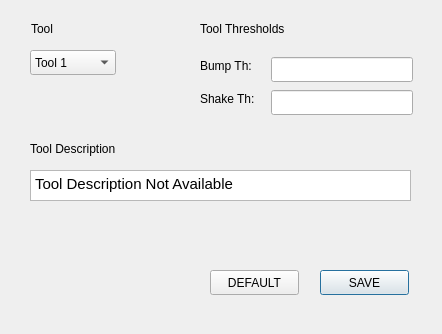
<?xml version="1.0" encoding="UTF-8"?>
<ui version="4.0">
 <class>ToolOptions</class>
 <widget class="QDialog" name="ToolOptions">
  <property name="geometry">
   <rect>
    <x>0</x>
    <y>0</y>
    <width>442</width>
    <height>334</height>
   </rect>
  </property>
  <property name="windowTitle">
   <string>Dialog</string>
  </property>
  <widget class="QPushButton" name="pB_SaveOpt">
   <property name="geometry">
    <rect>
     <x>320</x>
     <y>270</y>
     <width>89</width>
     <height>25</height>
    </rect>
   </property>
   <property name="text">
    <string>SAVE</string>
   </property>
  </widget>
  <widget class="QPushButton" name="pB_DefaultOpt">
   <property name="geometry">
    <rect>
     <x>210</x>
     <y>270</y>
     <width>89</width>
     <height>25</height>
    </rect>
   </property>
   <property name="text">
    <string>DEFAULT</string>
   </property>
  </widget>
  <widget class="QComboBox" name="cB_toolSelected">
   <property name="geometry">
    <rect>
     <x>30</x>
     <y>50</y>
     <width>86</width>
     <height>25</height>
    </rect>
   </property>
   <item>
    <property name="text">
     <string>Tool 1</string>
    </property>
   </item>
   <item>
    <property name="text">
     <string>Tool 2</string>
    </property>
   </item>
   <item>
    <property name="text">
     <string>Tool 3</string>
    </property>
   </item>
   <item>
    <property name="text">
     <string>Tool 4</string>
    </property>
   </item>
   <item>
    <property name="text">
     <string>Tool 5</string>
    </property>
   </item>
   <item>
    <property name="text">
     <string>Tool 6</string>
    </property>
   </item>
   <item>
    <property name="text">
     <string>Tool 7</string>
    </property>
   </item>
   <item>
    <property name="text">
     <string>Tool 8</string>
    </property>
   </item>
   <item>
    <property name="text">
     <string>Tool 9</string>
    </property>
   </item>
   <item>
    <property name="text">
     <string>Tool 10</string>
    </property>
   </item>
   <item>
    <property name="text">
     <string>Tool 11</string>
    </property>
   </item>
   <item>
    <property name="text">
     <string>Tool 12</string>
    </property>
   </item>
   <item>
    <property name="text">
     <string>Tool 13</string>
    </property>
   </item>
   <item>
    <property name="text">
     <string>Tool 14</string>
    </property>
   </item>
   <item>
    <property name="text">
     <string>Tool 15</string>
    </property>
   </item>
   <item>
    <property name="text">
     <string>Tool 16</string>
    </property>
   </item>
   <item>
    <property name="text">
     <string>Tool 17</string>
    </property>
   </item>
   <item>
    <property name="text">
     <string>Tool 18</string>
    </property>
   </item>
   <item>
    <property name="text">
     <string>Tool 19</string>
    </property>
   </item>
   <item>
    <property name="text">
     <string>Tool 20</string>
    </property>
   </item>
   <item>
    <property name="text">
     <string>Tool 21</string>
    </property>
   </item>
   <item>
    <property name="text">
     <string>Tool 22</string>
    </property>
   </item>
   <item>
    <property name="text">
     <string>Tool 23</string>
    </property>
   </item>
   <item>
    <property name="text">
     <string>Tool 24</string>
    </property>
   </item>
   <item>
    <property name="text">
     <string>Tool 25</string>
    </property>
   </item>
   <item>
    <property name="text">
     <string>Tool 26</string>
    </property>
   </item>
   <item>
    <property name="text">
     <string>Tool 27</string>
    </property>
   </item>
   <item>
    <property name="text">
     <string>Tool 28</string>
    </property>
   </item>
   <item>
    <property name="text">
     <string>Tool 29</string>
    </property>
   </item>
   <item>
    <property name="text">
     <string>Tool 30</string>
    </property>
   </item>
   <item>
    <property name="text">
     <string>Tool 31</string>
    </property>
   </item>
   <item>
    <property name="text">
     <string>Tool 32</string>
    </property>
   </item>
  </widget>
  <widget class="QLabel" name="label_4">
   <property name="geometry">
    <rect>
     <x>200</x>
     <y>20</y>
     <width>121</width>
     <height>17</height>
    </rect>
   </property>
   <property name="text">
    <string>Tool Thresholds</string>
   </property>
  </widget>
  <widget class="QLabel" name="label_5">
   <property name="geometry">
    <rect>
     <x>30</x>
     <y>140</y>
     <width>121</width>
     <height>17</height>
    </rect>
   </property>
   <property name="text">
    <string>Tool Description</string>
   </property>
  </widget>
  <widget class="QTextEdit" name="tE_toolDescription">
   <property name="geometry">
    <rect>
     <x>30</x>
     <y>170</y>
     <width>381</width>
     <height>31</height>
    </rect>
   </property>
   <property name="html">
    <string>&lt;!DOCTYPE HTML PUBLIC &quot;-//W3C//DTD HTML 4.0//EN&quot; &quot;http://www.w3.org/TR/REC-html40/strict.dtd&quot;&gt;
&lt;html&gt;&lt;head&gt;&lt;meta name=&quot;qrichtext&quot; content=&quot;1&quot; /&gt;&lt;style type=&quot;text/css&quot;&gt;
p, li { white-space: pre-wrap; }
&lt;/style&gt;&lt;/head&gt;&lt;body style=&quot; font-family:'Ubuntu'; font-size:11pt; font-weight:400; font-style:normal;&quot;&gt;
&lt;p style=&quot; margin-top:0px; margin-bottom:0px; margin-left:0px; margin-right:0px; -qt-block-indent:0; text-indent:0px;&quot;&gt;Tool Description Not Available&lt;/p&gt;&lt;/body&gt;&lt;/html&gt;</string>
   </property>
  </widget>
  <widget class="QLabel" name="label">
   <property name="geometry">
    <rect>
     <x>31</x>
     <y>20</y>
     <width>42</width>
     <height>17</height>
    </rect>
   </property>
   <property name="text">
    <string>Tool</string>
   </property>
  </widget>
  <widget class="QLineEdit" name="lE_toolBumpTh">
   <property name="geometry">
    <rect>
     <x>271</x>
     <y>57</y>
     <width>142</width>
     <height>25</height>
    </rect>
   </property>
  </widget>
  <widget class="QLabel" name="label_2">
   <property name="geometry">
    <rect>
     <x>200</x>
     <y>57</y>
     <width>65</width>
     <height>17</height>
    </rect>
   </property>
   <property name="text">
    <string>Bump Th:</string>
   </property>
  </widget>
  <widget class="QLineEdit" name="lE_toolShakeTh">
   <property name="geometry">
    <rect>
     <x>271</x>
     <y>90</y>
     <width>142</width>
     <height>25</height>
    </rect>
   </property>
  </widget>
  <widget class="QLabel" name="label_3">
   <property name="geometry">
    <rect>
     <x>200</x>
     <y>90</y>
     <width>65</width>
     <height>17</height>
    </rect>
   </property>
   <property name="text">
    <string>Shake Th:</string>
   </property>
  </widget>
 </widget>
 <resources/>
 <connections/>
</ui>
